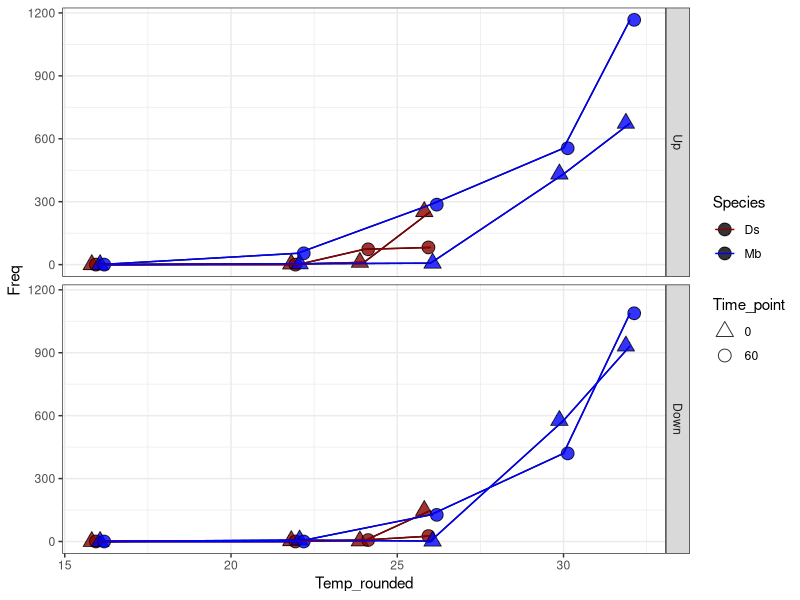
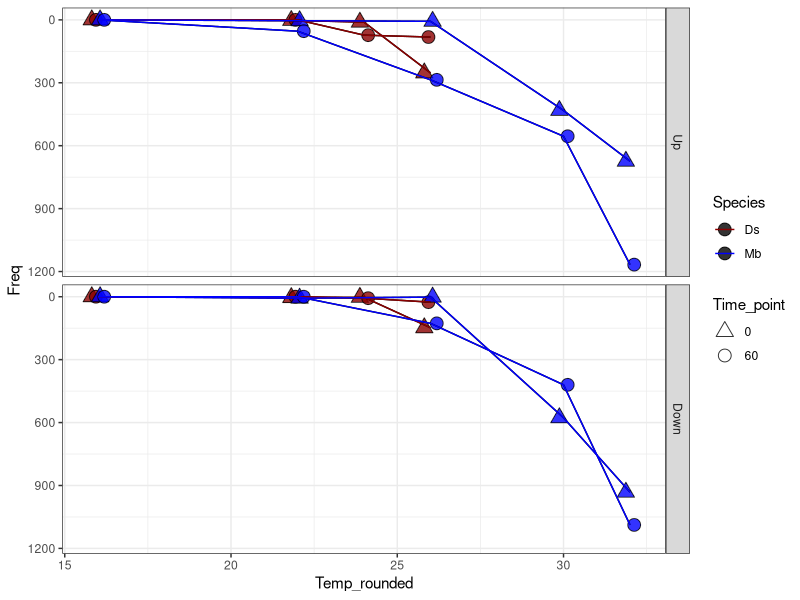
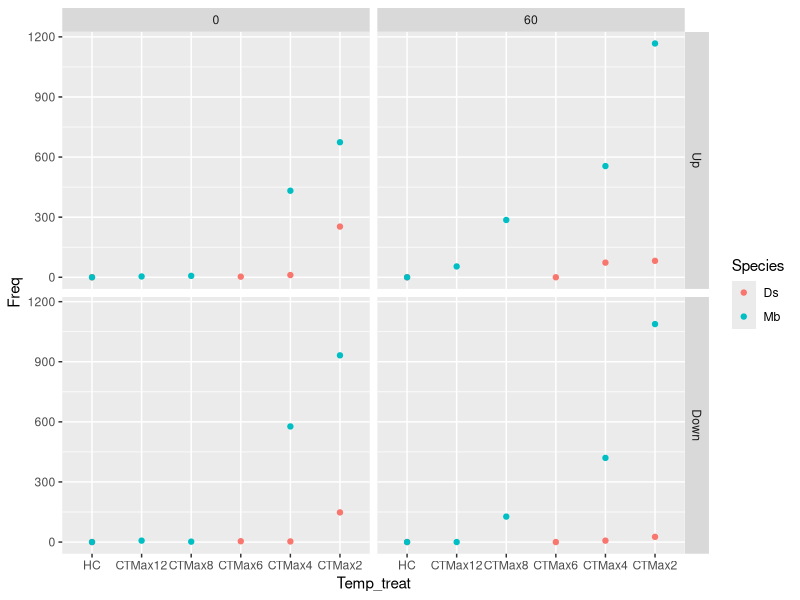

These charts were generated, in order, by the following R code:
library(ggplot2)
library(tidyr)

#Figure 2, post-processing in Adobe
g<-read.table("Differential_expression_analyses/Summary_sig_genes_GHcp.txt",header=T)
s<-subset(g,Direction!="NotSig")
s$Time_point<-factor(s$Time_point)
s$Direction<-factor(s$Direction, levels = c("Up","Down"))
s1<-aggregate(Freq ~ Treat_Combined, s, sum)
s2<-s1 %>% separate(Treat_Combined, c("Temp_treat", "Time_point","Species","Temp_rounded"))
s2$Time_point<-factor(s2$Time_point)

#Temp_x-axis:
all.together<-ggplot(s2, aes(x=Temp_rounded, y=Freq,fill=Species, shape=Time_point)) +
  geom_point(size=4)  +  scale_shape_manual(values=c(24,21)) + scale_color_manual(values=c("red","blue"))+theme_bw()

s$Time_spp<-paste0(s$Species,s$Time_point)
Up_down_pos<-ggplot(s,aes(x=Temp_rounded,y=Freq, fill=Species, shape=Time_point))+
  geom_point(size=4,alpha=.8,position = position_dodge(.5))+geom_line()+theme_bw()+geom_line(aes(group =Time_spp, color=Species))+
  scale_shape_manual(values=c(24,21)) + 
  scale_fill_manual(values=c("red4","blue"))+
  scale_color_manual(values=c("red4","blue"))+
  facet_grid(Direction~.) 

#pdf("Up_down_pos.pdf", 7, 8)
Up_down_pos
#dev.off()

Up_down_neg<-ggplot(s,aes(x=Temp_rounded,y=Freq, fill=Species, shape=Time_point))+
  geom_point(size=4,alpha=.8,position = position_dodge(.5))+geom_line()+theme_bw()+geom_line(aes(group =Time_spp, color=Species))+
  scale_y_reverse()+
  scale_shape_manual(values=c(24,21)) + 
  scale_fill_manual(values=c("red4","blue"))+
  scale_color_manual(values=c("red4","blue"))+
  facet_grid(Direction~.)

#pdf("Up_down_neg.pdf", 7, 8)
Up_down_neg
#dev.off()

#Relative treatment x axis:
s$Temp_treat<-factor(s$Temp_treat, levels = c("HC","CTMax12","CTMax8","CTMax6","CTMax4","CTMax2"))
ggplot(s,aes(x=Temp_treat,y=Freq, color=Species,group=Time_point))+geom_point()+facet_grid(Direction~Time_point)
